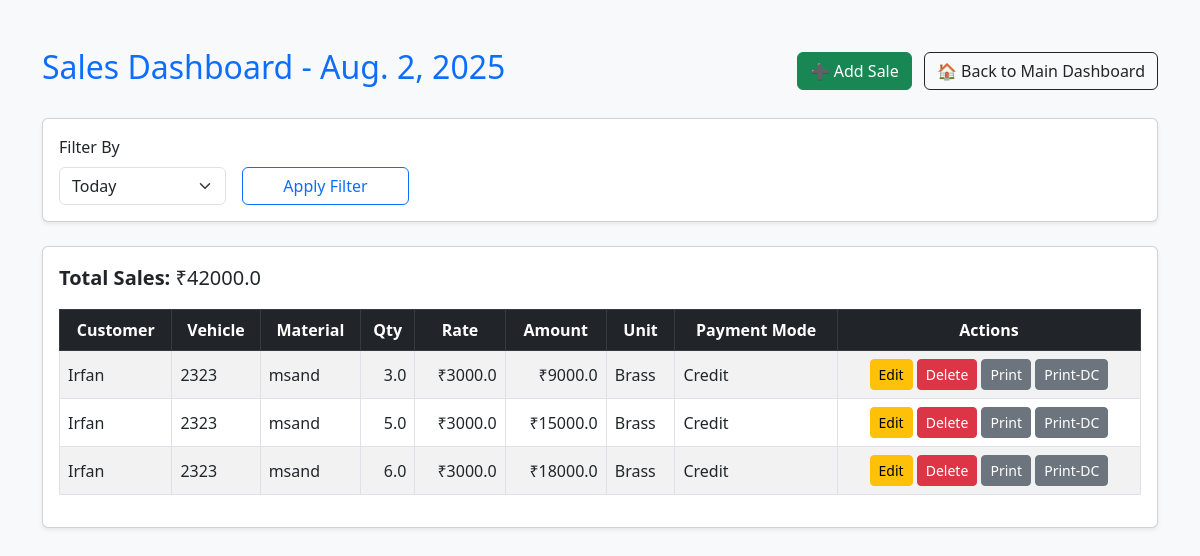
Page /sales/ on the committed database.
### sales/models.py (models this page shows, shortened)
class Sale(models.Model):
    PAYMENT_CHOICES = [
        ("Cash", "Cash"),
        ("Credit", "Credit"),
        ("UPI", "UPI"),
        ("Bank", "Bank"),
    ]
    UNIT_CHOICES = [("Brass", "Brass"),("Ton", "Ton"), ("Cubic Meter", "Cubic Meter")]
    customer = models.ForeignKey(Customer, on_delete=models.CASCADE)
    vehicle = models.CharField(max_length=100)
    material = models.CharField(max_length=100)
    qty = models.FloatField()
    rate = models.FloatField()
    amount = models.FloatField()
    unit = models.CharField(max_length=20, choices=UNIT_CHOICES)
    payment_mode = models.CharField(max_length=20, choices=PAYMENT_CHOICES)
    date = models.DateField()

### customer/models.py (models this page shows)
class Customer(models.Model):
    name = models.CharField(max_length=100, unique=True)
    contact = models.CharField(max_length=100, blank=True)
    address = models.TextField(blank=True)
    opening_balance = models.FloatField(default=0)
    def __str__(self):
        return self.name

### sales/views.py (the view)
# urls.py: path('sales/', sales_dashboard, name='sales_dashboard'),
def sales_dashboard(request):
    today = timezone.now().date()
    filter_option = request.GET.get('filter', 'today')
    start_date = request.GET.get('start_date')
    end_date = request.GET.get('end_date')
    if filter_option == 'this_week':
        start = today - timedelta(days=today.weekday())  # Monday of this week
        end = today
    elif filter_option == 'this_month':
        start = today.replace(day=1)
        end = today
    elif filter_option == 'custom' and start_date and end_date:
        try:
            start = timezone.datetime.strptime(start_date, "%Y-%m-%d").date()
            end = timezone.datetime.strptime(end_date, "%Y-%m-%d").date()
        except ValueError:
            start = end = today  # Fallback to today if parsing fails
    else:  # Default: today
        start = end = today
    sales = Sale.objects.filter(date__range=(start, end)).order_by('-date')
    total_amount = sales.aggregate(Sum('amount'))['amount__sum'] or 0
    context = {
        'sales': sales,
        'total_amount': total_amount,
        'start': start,
        'end': end,
        'filter_option': filter_option,
        'today': today,
    }
    return render(request, 'sales_dashboard.html', context)

### sales/templates/sales_dashboard.html (shortened to what this page needs)
<!DOCTYPE html>
<html lang="en">
<head>
    <link href="https://cdn.jsdelivr.net/npm/bootstrap@5.3.0/dist/css/bootstrap.min.css" rel="stylesheet">
</head>
<body class="bg-light">
<div class="container py-5">
    <div class="d-flex justify-content-between align-items-center mb-4">
        <h2 class="text-primary">Sales Dashboard - {{ today }}</h2>
        <div>
            <a href="{% url 'sale_create' %}" class="btn btn-success me-2">➕ Add Sale</a>
            <a href="{% url 'dashboard' %}" class="btn btn-outline-dark">🏠 Back to Main Dashboard</a>
        </div>
    </div>
    <div class="card shadow-sm mb-4">
        <div class="card-body">
            <form method="get" class="row g-3 align-items-end">
                <div class="col-md-2">
                    <label class="form-label filter-label">Filter By</label>
                    <select class="form-select" name="filter" id="filterSelect" onchange="toggleCustomDate(this.value)">
                        <option value="today">Today</option>
                    </select>
                </div>
                <div class="col-md-2">
                    <button type="submit" class="btn btn-outline-custom w-100">Apply Filter</button>
                </div>
            </form>
        </div>
    </div>
    <div class="card shadow-sm">
        <div class="card-body">
            <p class="fs-5"><strong>Total Sales:</strong> ₹{{ total_amount }}</p>
            <div class="table-responsive">
                <table class="table table-striped table-hover table-bordered align-middle">
                    <thead class="table-dark text-center">
                        <tr>
                            <th>Customer</th>
                            <th>Vehicle</th>
                            <th>Material</th>
                            <th>Qty</th>
                            <th>Rate</th>
                            <th>Amount</th>
                            <th>Unit</th>
                            <th>Payment Mode</th>
                            <th>Actions</th>
                        </tr>
                    </thead>
                    <tbody>
                        {% for sale in sales %}
                        <tr>
                            <td>{{ sale.customer }}</td>
                            <td>{{ sale.vehicle }}</td>
                            <td>{{ sale.material }}</td>
                            <td class="text-end">{{ sale.qty }}</td>
                            <td class="text-end">₹{{ sale.rate }}</td>
                            <td class="text-end">₹{{ sale.amount }}</td>
                            <td>{{ sale.unit }}</td>
                            <td>{{ sale.payment_mode }}</td>
                            <td class="text-center">
                                <a href="{% url 'sale_edit' sale.id %}" class="btn btn-sm btn-warning">Edit</a>
                                <a href="{% url 'sale_delete' sale.id %}" class="btn btn-sm btn-danger">Delete</a>
                                <a href="{% url 'print_invoice' sale.id %}" class="btn btn-sm btn-secondary">Print</a>
                                <a href="{% url 'print_dc' sale.id %}" class="btn btn-sm btn-secondary">Print-DC</a>
                            </td>
                        </tr>
                        {% empty %}
                        <tr>
                            <td colspan="9" class="text-center text-muted">No sales found for selected date range.</td>
                        </tr>
                        {% endfor %}
                    </tbody>
                </table>
            </div>
        </div>
    </div>
</div>
</body>
</html>

### sales/templates/sales_dashboard.html (style rules this page uses)
.filter-label { font-weight: 500; }
.btn-outline-custom { border-color: #0d6efd; color: #0d6efd; }

### rows in the picture
Sale: customer "Irfan", vehicle "2323", material "msand", qty "3.0", rate "3000.0", amount "9000.0", unit "Brass", payment_mode "Credit"
Sale: customer "Irfan", vehicle "2323", material "msand", qty "5.0", rate "3000.0", amount "15000.0", unit "Brass", payment_mode "Credit"
Sale: customer "Irfan", vehicle "2323", material "msand", qty "6.0", rate "3000.0", amount "18000.0", unit "Brass", payment_mode "Credit"

### other values in the picture
{{ total_amount }} "42000.0"
